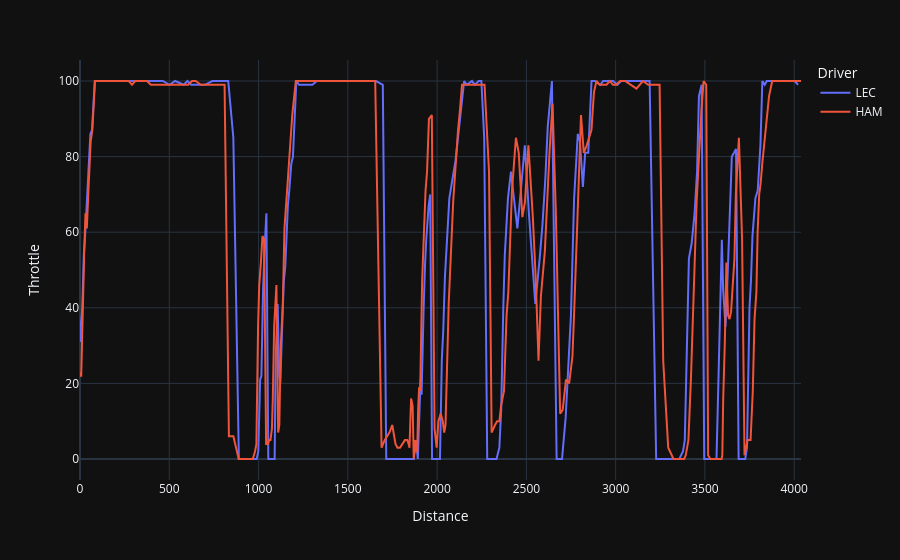

The notebook cell this image was saved under:
### Code cell
throttle = px.line(
    telem2,
    x='Distance',
    y=throttle,
    color='Driver',
    template='plotly_dark'
)
throttle.show()

### Figure 1 — Plotly figure (JSON) as saved in the notebook; plotly's stock layout.template omitted (floating-point values rounded to 4 significant figures; data arrays with more than 128 entries replaced by an {"elided": "..."} marker saying what was removed)
{"data": [{"hovertemplate": "Driver=LEC<br>Distance=%{x}<br>Throttle=%{y}<extra></extra>", "legendgroup": "LEC", "line": {"color": "#636efa", "dash": "solid"}, "marker": {"symbol": "circle"}, "mode": "lines", "name": "LEC", "orientation": "v", "showlegend": true, "type": "scatter", "x": {"elided": "253 float values"}, "xaxis": "x", "y": {"elided": "253 int values"}, "yaxis": "y"}, {"hovertemplate": "Driver=HAM<br>Distance=%{x}<br>Throttle=%{y}<extra></extra>", "legendgroup": "HAM", "line": {"color": "#EF553B", "dash": "solid"}, "marker": {"symbol": "circle"}, "mode": "lines", "name": "HAM", "orientation": "v", "showlegend": true, "type": "scatter", "x": {"elided": "257 float values"}, "xaxis": "x", "y": {"elided": "257 int values"}, "yaxis": "y"}], "layout": {"legend": {"title": {"text": "Driver"}, "tracegroupgap": 0}, "margin": {"t": 60}, "xaxis": {"anchor": "y", "domain": [0, 1], "title": {"text": "Distance"}}, "yaxis": {"anchor": "x", "domain": [0, 1], "title": {"text": "Throttle"}}}}
